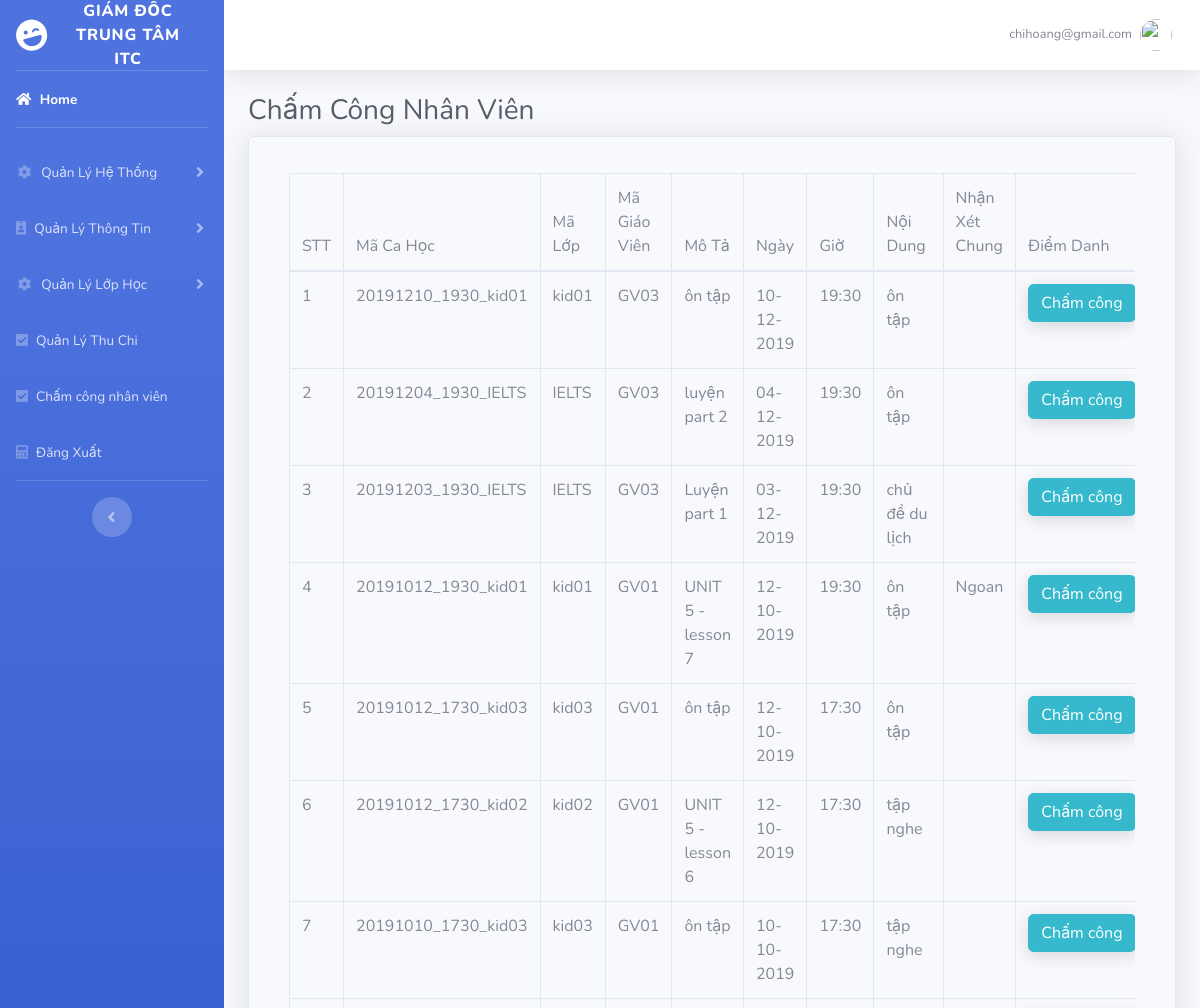
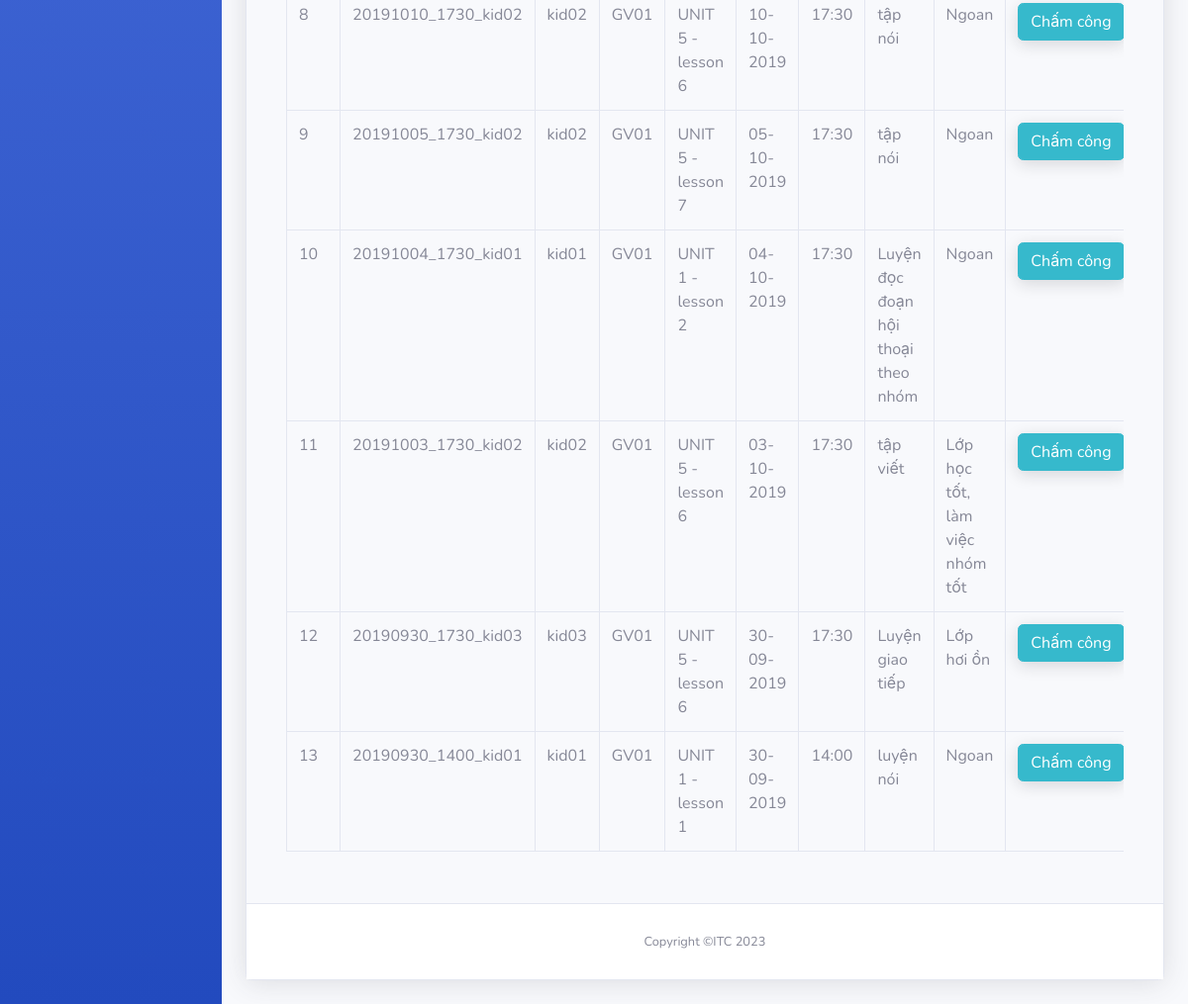
/admin/cham_cong_dir.php (signed in), run on the app's committed database (2 pictures, top to bottom).
### tables this page shows
CREATE TABLE IF NOT EXISTS `ca_hoc` (
  `id` int NOT NULL AUTO_INCREMENT,
  `MaCaHoc` varchar(20) NOT NULL,
  `MaLop` varchar(10) NOT NULL,
  `MaGV` varchar(10) NOT NULL,
  `MoTa` varchar(255) NOT NULL,
  `Ngay` date NOT NULL,
  `Gio` varchar(20) NOT NULL,
  `NoiDung` varchar(255) NOT NULL,
  `NhanXetChung` varchar(255) NOT NULL,
  PRIMARY KEY (`id`)
);

### admin/cham_cong_dir.php (the view, shortened to what this page needs)
<?php
include 'includes/header.php';
include 'includes/navbar_director.php';
 ?>
<div class="container-fluid">
<h1 class="h3 mb-2 text-gray-800">Chấm Công Nhân Viên</h1>
<div class="card shadow mb-4">
  <div class="card-header py-3">
        <div class="card-body">
          <div class="table-responsive">
        <?php
          $query = "SELECT * FROM ca_hoc ORDER BY MaCaHoc DESC";
          $query_run= mysqli_query($connection,$query);
        ?>
         <table class="table table-bordered" id="dataTable" width="100%" cellspacing="0">
        <thead>
          <tr>
           <th>STT </th>
           <th>Mã Ca Học </th>
           <th>Mã Lớp </th>
           <th>Mã Giáo Viên </th>
           <th>Mô Tả </th>
           <th>Ngày </th>
           <th>Giờ </th>
           <th>Nội Dung </th>
           <th>Nhận Xét Chung </th>
           <th>Điểm Danh </th>
          </tr>
        </thead>
        <tbody>
        <?php
        if(mysqli_num_rows($query_run)>0)
        {
          $serial_number=0;
          while ($row=mysqli_fetch_assoc($query_run))
          {
            $serial_number++;
            $thoigian = $row['Ngay'];
            $date = date("d-m-Y", strtotime($thoigian));
            ?>
            <tr>
                  <td> <?php echo $serial_number; ?></td>
                  <td> <?php echo $row['MaCaHoc']; ?></td>
                  <td> <?php echo $row['MaLop']; ?> </td>
                  <td> <?php echo $row['MaGV']; ?> </td>
                  <td> <?php echo $row['MoTa']; ?></td>
                  <td> <?php echo $date; ?> </td>
                  <td> <?php echo $row['Gio']; ?> </td>
                  <td> <?php echo $row['NoiDung']; ?> </td>
                  <td> <?php echo $row['NhanXetChung']; ?> </td>
                   <td>
                      <form action="cham_cong_nhanvien_dir.php" method="POST">
                          <button type="submit" name="view_btn" class="btn btn-info"> Chấm công</button>
                      </form>
                  </td>
              </tr>
      <?php
          }
        }
        else{
          echo "No record found";
        }
      ?>
        </tbody>
      </table>
    </div>
  </div>
</div>
 <?php
  include 'includes/footer.php';
  ?>

### data on the page
ca_hoc: MaCaHoc "20191210_1930_kid01", MaLop "kid01", MaGV "GV03", MoTa "ôn tập", Ngay "10-12-2019", Gio "19:30", NoiDung "ôn tập"
ca_hoc: MaCaHoc "20191204_1930_IELTS", MaLop "IELTS", MaGV "GV03", MoTa "luyện part 2", Ngay "04-12-2019", Gio "19:30", NoiDung "ôn tập"
ca_hoc: MaCaHoc "20191203_1930_IELTS", MaLop "IELTS", MaGV "GV03", MoTa "Luyện part 1", Ngay "03-12-2019", Gio "19:30", NoiDung "chủ đề du lịch"
ca_hoc: MaCaHoc "20191012_1930_kid01", MaLop "kid01", MaGV "GV01", MoTa "UNIT 5 - lesson 7", Ngay "12-10-2019", Gio "19:30", NoiDung "ôn tập", NhanXetChung "Ngoan"
ca_hoc: MaCaHoc "20191012_1730_kid03", MaLop "kid03", MaGV "GV01", MoTa "ôn tập", Ngay "12-10-2019", Gio "17:30", NoiDung "ôn tập"
ca_hoc: MaCaHoc "20191012_1730_kid02", MaLop "kid02", MaGV "GV01", MoTa "UNIT 5 - lesson 6", Ngay "12-10-2019", Gio "17:30", NoiDung "tập nghe"
ca_hoc: MaCaHoc "20191010_1730_kid03", MaLop "kid03", MaGV "GV01", MoTa "ôn tập", Ngay "10-10-2019", Gio "17:30", NoiDung "tập nghe"
ca_hoc: MaCaHoc "20191010_1730_kid02", MaLop "kid02", MaGV "GV01", MoTa "UNIT 5 - lesson 6", Ngay "10-10-2019", Gio "17:30", NoiDung "tập nói", NhanXetChung "Ngoan"
ca_hoc: MaCaHoc "20191005_1730_kid02", MaLop "kid02", MaGV "GV01", MoTa "UNIT 5 - lesson 7", Ngay "05-10-2019", Gio "17:30", NoiDung "tập nói", NhanXetChung "Ngoan"
ca_hoc: MaCaHoc "20191004_1730_kid01", MaLop "kid01", MaGV "GV01", MoTa "UNIT 1 - lesson 2", Ngay "04-10-2019", Gio "17:30", NoiDung "Luyện đọc đoạn hội thoại theo nhóm", NhanXetChung "Ngoan"
ca_hoc: MaCaHoc "20191003_1730_kid02", MaLop "kid02", MaGV "GV01", MoTa "UNIT 5 - lesson 6", Ngay "03-10-2019", Gio "17:30", NoiDung "tập viết", NhanXetChung "Lớp học tốt, làm việc nhóm tốt"
ca_hoc: MaCaHoc "20190930_1730_kid03", MaLop "kid03", MaGV "GV01", MoTa "UNIT 5 - lesson 6", Ngay "30-09-2019", Gio "17:30", NoiDung "Luyện giao tiếp", NhanXetChung "Lớp hơi ồn"
ca_hoc: MaCaHoc "20190930_1400_kid01", MaLop "kid01", MaGV "GV01", MoTa "UNIT 1 - lesson 1", Ngay "30-09-2019", Gio "14:00", NoiDung "luyện nói", NhanXetChung "Ngoan"

### other printed values
$_SESSION['email'] "chihoang@gmail.com"
